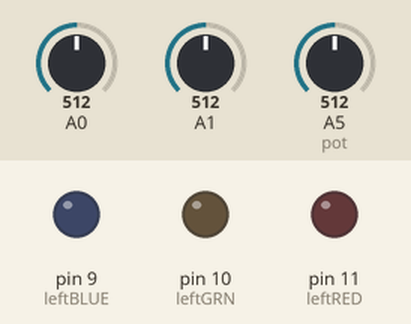
This sketch was run on a simulated Arduino Uno, built with avr-gcc and run on an emulated ATmega328P. On the bench: output pins drawn as LEDs (lit = HIGH). The inputs (shaded band) are chosen by the test bench; at power-on: A0 = 512, A1 = 512, A5 (pot) = 512. Pins used as bus, display or sensor lines are not drawn; what the sketch prints to the serial monitor is not drawn.

Above: at 1.2 s.
1.3 s: A0 set to 691
2.8 s: A0 set to 711
At 2.98 s:
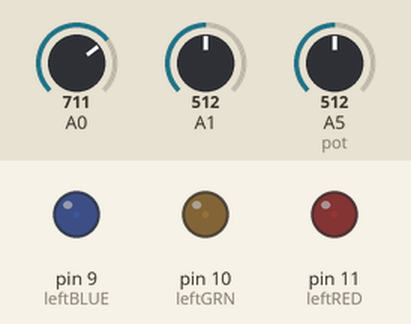
5.8 s: A0 set to 900
At 6.08 s:
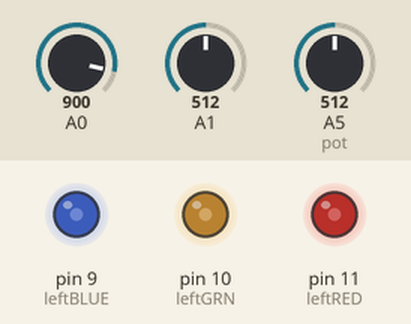
Timing chart, 0 to 8.8 s (numbered marks = the images above; inputs shaded):
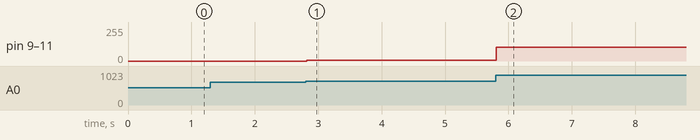

The sketch:

MediaLive___Spectrum_Shield_v1.ino
```cpp
// Example 48.1 - tronixstuff.com/tutorials > chapter 48 - 30 Jan 2013
// MSGEQ7 spectrum analyser shield - basic demonstration
byte strobe = 4; // strobe pins on digital 4
byte res = 5; // reset pins on digital 5
byte pot = A5;
byte leftRED = 11; // the red led for the left channel
byte leftGRN = 10;
byte leftBLUE = 9;
byte leftRedValue;
byte leftBlueValue;
byte leftGrnValue;
int pause;

int left[7]; // store band values in these arrays
int right[7];
int band;
void setup()
{
Serial.begin(115200);
pinMode(pot, INPUT);
pinMode(leftRED, OUTPUT);
pinMode(leftGRN, OUTPUT);
pinMode(leftBLUE, OUTPUT);
pinMode(res, OUTPUT); // reset
pinMode(strobe, OUTPUT); // strobe
digitalWrite(res,LOW); // reset low
digitalWrite(strobe,HIGH); //pin 5 is RESET on the shield
}

void loop()
{
  readMSGEQ7();
  // display values of left channel on serial monitor
  for (band = 0; band < 7; band++)
  {
   // Serial.print(left[band]);
   // Serial.print(" ");
  }
  if (left[3] < 700) {
    leftRedValue = 0;
  }
  else {
  leftRedValue = map(left[3], 700, 1200, 0, 255);
  }
  if (left[4] < 700) {
    leftGrnValue = 0;
  }
  else {
  leftGrnValue = map(left[4], 700, 1200, 0, 255);
  }
  if (left[3] < 700) {
    leftBlueValue = 0;
  }
  else {
  leftBlueValue = map(left[5], 700, 1200, 0, 255);
  }
  Serial.print(leftRedValue);
  Serial.println();
  analogWrite(leftRED, leftRedValue);
  analogWrite(leftGRN, leftGrnValue);
  analogWrite(leftBLUE, leftBlueValue);

  pause = analogRead(pot);
  Serial.println(pause);
  delay(pot);
     analogWrite(leftRED, 0);
  analogWrite(leftGRN, 0);
  analogWrite(leftBLUE, 0);

  // display values of right channel on serial monitor
  for (band = 0; band < 7; band++)
  {
   // Serial.print(right[band]);
   // Serial.print(" ");
  }
  //Serial.println();
}

void readMSGEQ7()
// Function to read 7 band equalizers
{
  digitalWrite(res, HIGH);
  digitalWrite(res, LOW);
  for(band=0; band <7; band++)
  {
    digitalWrite(strobe,LOW); // strobe pin on the shield - kicks the IC up to the next band
    delayMicroseconds(30); //
    left[band] = analogRead(0); // store left band reading
    right[band] = analogRead(1); // ... and the right
    digitalWrite(strobe,HIGH);
  }
}
```

Measured:
- after the input at 2.8 s, pin 9 (leftBLUE), pin 10 (leftGRN), pin 11 (leftRED): 0/255 → 5/255 at once
